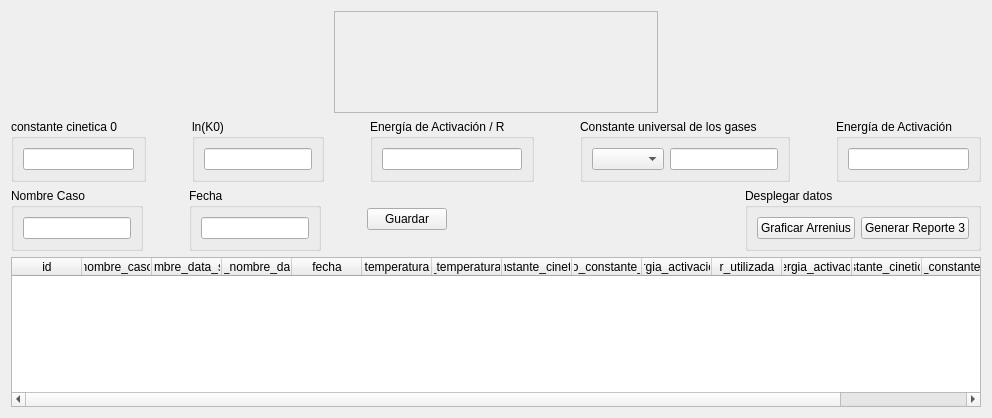
            <widget class="QWidget" name="a_tab">
             <attribute name="title">
              <string>Arrhenius</string>
             </attribute>
             <layout class="QVBoxLayout" name="verticalLayout_17">
              <item>
               <layout class="QHBoxLayout" name="horizontalLayout_24">
                <item>
                 <spacer name="horizontalSpacer_17">
                  <property name="orientation">
                   <enum>Qt::Horizontal</enum>
                  </property>
                  <property name="sizeHint" stdset="0">
                   <size>
                    <width>40</width>
                    <height>20</height>
                   </size>
                  </property>
                 </spacer>
                </item>
                <item>
                 <widget class="QFrame" name="frame">
                  <property name="frameShape">
                   <enum>QFrame::StyledPanel</enum>
                  </property>
                  <property name="frameShadow">
                   <enum>QFrame::Raised</enum>
                  </property>
                  <layout class="QVBoxLayout" name="verticalLayout_8">
                   <property name="spacing">
                    <number>0</number>
                   </property>
                   <property name="leftMargin">
                    <number>0</number>
                   </property>
                   <property name="topMargin">
                    <number>0</number>
                   </property>
                   <property name="rightMargin">
                    <number>0</number>
                   </property>
                   <property name="bottomMargin">
                    <number>0</number>
                   </property>
                   <item>
                    <spacer name="verticalSpacer_8">
                     <property name="orientation">
                      <enum>Qt::Vertical</enum>
                     </property>
                     <property name="sizeHint" stdset="0">
                      <size>
                       <width>20</width>
                       <height>40</height>
                      </size>
                     </property>
                    </spacer>
                   </item>
                   <item>
                    <layout class="QHBoxLayout" name="horizontalLayout_25">
                     <item>
                      <spacer name="horizontalSpacer_9">
                       <property name="orientation">
                        <enum>Qt::Horizontal</enum>
                       </property>
                       <property name="sizeHint" stdset="0">
                        <size>
                         <width>40</width>
                         <height>20</height>
                        </size>
                       </property>
                      </spacer>
                     </item>
                     <item>
                      <layout class="QVBoxLayout" name="vista_grafica_arrhenius"/>
                     </item>
                     <item>
                      <spacer name="horizontalSpacer_18">
                       <property name="orientation">
                        <enum>Qt::Horizontal</enum>
                       </property>
                       <property name="sizeHint" stdset="0">
                        <size>
                         <width>40</width>
                         <height>20</height>
                        </size>
                       </property>
                      </spacer>
                     </item>
                     <item>
                      <layout class="QVBoxLayout" name="vista_tabla_df"/>
                     </item>
                     <item>
                      <spacer name="horizontalSpacer_19">
                       <property name="orientation">
                        <enum>Qt::Horizontal</enum>
                       </property>
                       <property name="sizeHint" stdset="0">
                        <size>
                         <width>40</width>
                         <height>20</height>
                        </size>
                       </property>
                      </spacer>
                     </item>
                    </layout>
                   </item>
                   <item>
                    <spacer name="verticalSpacer_10">
                     <property name="orientation">
                      <enum>Qt::Vertical</enum>
                     </property>
                     <property name="sizeHint" stdset="0">
                      <size>
                       <width>20</width>
                       <height>40</height>
                      </size>
                     </property>
                    </spacer>
                   </item>
                  </layout>
                 </widget>
                </item>
                <item>
                 <spacer name="horizontalSpacer_16">
                  <property name="orientation">
                   <enum>Qt::Horizontal</enum>
                  </property>
                  <property name="sizeHint" stdset="0">
                   <size>
                    <width>40</width>
                    <height>20</height>
                   </size>
                  </property>
                 </spacer>
                </item>
               </layout>
              </item>
              <item>
               <layout class="QHBoxLayout" name="horizontalLayout_13">
                <item>
                 <widget class="QGroupBox" name="groupBox_14">
                  <property name="title">
                   <string>constante cinetica 0</string>
                  </property>
                  <layout class="QHBoxLayout" name="horizontalLayout_14">
                   <item>
                    <widget class="QLineEdit" name="k_0_calculado">
                     <property name="tabletTracking">
                      <bool>false</bool>
                     </property>
                     <property name="contextMenuPolicy">
                      <enum>Qt::DefaultContextMenu</enum>
                     </property>
                     <property name="toolTip">
                      <string extracomment="comentario aquí"/>
                     </property>
                     <property name="statusTip">
                      <string extracomment="cometario 2 aquí"/>
                     </property>
                     <property name="whatsThis">
                      <string extracomment="cometario 3 aquí"/>
                     </property>
                     <property name="text">
                      <string/>
                     </property>
                    </widget>
                   </item>
                  </layout>
                 </widget>
                </item>
                <item>
                 <spacer name="horizontalSpacer_20">
                  <property name="orientation">
                   <enum>Qt::Horizontal</enum>
                  </property>
                  <property name="sizeHint" stdset="0">
                   <size>
                    <width>40</width>
                    <height>20</height>
                   </size>
                  </property>
                 </spacer>
                </item>
                <item>
                 <widget class="QGroupBox" name="groupBox_15">
                  <property name="title">
                   <string>ln(K0)</string>
                  </property>
                  <layout class="QHBoxLayout" name="horizontalLayout_15">
                   <item>
                    <widget class="QLineEdit" name="ln_k_0_calculado">
                     <property name="tabletTracking">
                      <bool>false</bool>
                     </property>
                     <property name="contextMenuPolicy">
                      <enum>Qt::DefaultContextMenu</enum>
                     </property>
                     <property name="toolTip">
                      <string extracomment="comentario aquí"/>
                     </property>
                     <property name="statusTip">
                      <string extracomment="cometario 2 aquí"/>
                     </property>
                     <property name="whatsThis">
                      <string extracomment="cometario 3 aquí"/>
                     </property>
                     <property name="text">
                      <string/>
                     </property>
                    </widget>
                   </item>
                  </layout>
                 </widget>
                </item>
                <item>
                 <spacer name="horizontalSpacer_21">
                  <property name="orientation">
                   <enum>Qt::Horizontal</enum>
                  </property>
                  <property name="sizeHint" stdset="0">
                   <size>
                    <width>40</width>
                    <height>20</height>
                   </size>
                  </property>
                 </spacer>
                </item>
                <item>
                 <widget class="QGroupBox" name="groupBox_13">
                  <property name="title">
                   <string>Energía de Activación / R</string>
                  </property>
                  <layout class="QHBoxLayout" name="horizontalLayout_16">
                   <item>
                    <widget class="QLineEdit" name="ea_r_final">
                     <property name="tabletTracking">
                      <bool>false</bool>
                     </property>
                     <property name="contextMenuPolicy">
                      <enum>Qt::DefaultContextMenu</enum>
                     </property>
                     <property name="toolTip">
                      <string extracomment="comentario aquí"/>
                     </property>
                     <property name="statusTip">
                      <string extracomment="cometario 2 aquí"/>
                     </property>
                     <property name="whatsThis">
                      <string extracomment="cometario 3 aquí"/>
                     </property>
                     <property name="text">
                      <string/>
                     </property>
                    </widget>
                   </item>
                  </layout>
                 </widget>
                </item>
                <item>
                 <spacer name="horizontalSpacer_22">
                  <property name="orientation">
                   <enum>Qt::Horizontal</enum>
                  </property>
                  <property name="sizeHint" stdset="0">
                   <size>
                    <width>40</width>
                    <height>20</height>
                   </size>
                  </property>
                 </spacer>
                </item>
                <item>
                 <widget class="QGroupBox" name="groupBox_22">
                  <property name="title">
                   <string>Constante universal de los gases</string>
                  </property>
                  <layout class="QHBoxLayout" name="horizontalLayout_71">
                   <item>
                    <widget class="QComboBox" name="r_box"/>
                   </item>
                   <item>
                    <widget class="QLineEdit" name="r_edit">
                     <property name="text">
                      <string/>
                     </property>
                    </widget>
                   </item>
                  </layout>
                 </widget>
                </item>
                <item>
                 <spacer name="horizontalSpacer_23">
                  <property name="orientation">
                   <enum>Qt::Horizontal</enum>
                  </property>
                  <property name="sizeHint" stdset="0">
                   <size>
                    <width>40</width>
                    <height>20</height>
                   </size>
                  </property>
                 </spacer>
                </item>
                <item>
                 <widget class="QGroupBox" name="groupBox_23">
                  <property name="title">
                   <string>Energía de Activación</string>
                  </property>
                  <layout class="QHBoxLayout" name="horizontalLayout_26">
                   <item>
                    <widget class="QLineEdit" name="ea_final">
                     <property name="tabletTracking">
                      <bool>false</bool>
                     </property>
                     <property name="contextMenuPolicy">
                      <enum>Qt::DefaultContextMenu</enum>
                     </property>
                     <property name="toolTip">
                      <string extracomment="comentario aquí"/>
                     </property>
                     <property name="statusTip">
                      <string extracomment="cometario 2 aquí"/>
                     </property>
                     <property name="whatsThis">
                      <string extracomment="cometario 3 aquí"/>
                     </property>
                     <property name="text">
                      <string/>
                     </property>
                    </widget>
                   </item>
                  </layout>
                 </widget>
                </item>
               </layout>
              </item>
              <item>
               <layout class="QHBoxLayout" name="horizontalLayout_23">
                <item>
                 <layout class="QHBoxLayout" name="horizontalLayout_21">
                  <item>
                   <widget class="QGroupBox" name="groupBox_18">
                    <property name="title">
                     <string>Nombre Caso</string>
                    </property>
                    <layout class="QHBoxLayout" name="horizontalLayout_27">
                     <item>
                      <widget class="QLineEdit" name="nombre_caso_a_edit"/>
                     </item>
                    </layout>
                   </widget>
                  </item>
                  <item>
                   <spacer name="horizontalSpacer_24">
                    <property name="orientation">
                     <enum>Qt::Horizontal</enum>
                    </property>
                    <property name="sizeHint" stdset="0">
                     <size>
                      <width>40</width>
                      <height>20</height>
                     </size>
                    </property>
                   </spacer>
                  </item>
                  <item>
                   <widget class="QGroupBox" name="groupBox_35">
                    <property name="title">
                     <string>Fecha</string>
                    </property>
                    <layout class="QVBoxLayout" name="verticalLayout_60">
                     <item>
                      <widget class="QLineEdit" name="fecha_edit"/>
                     </item>
                    </layout>
                   </widget>
                  </item>
                  <item>
                   <spacer name="horizontalSpacer_25">
                    <property name="orientation">
                     <enum>Qt::Horizontal</enum>
                    </property>
                    <property name="sizeHint" stdset="0">
                     <size>
                      <width>40</width>
                      <height>20</height>
                     </size>
                    </property>
                   </spacer>
                  </item>
                  <item>
                   <widget class="QPushButton" name="agregar_a_btn">
                    <property name="text">
                     <string>Guardar</string>
                    </property>
                   </widget>
                  </item>
                 </layout>
                </item>
                <item>
                 <spacer name="horizontalSpacer_15">
                  <property name="orientation">
                   <enum>Qt::Horizontal</enum>
                  </property>
                  <property name="sizeHint" stdset="0">
                   <size>
                    <width>40</width>
                    <height>20</height>
                   </size>
                  </property>
                 </spacer>
                </item>
                <item>
                 <widget class="QGroupBox" name="groupBox_19">
                  <property name="title">
                   <string>Desplegar datos</string>
                  </property>
                  <layout class="QHBoxLayout" name="horizontalLayout_22">
                   <item>
                    <widget class="QPushButton" name="graficar_arrhenius">
                     <property name="text">
                      <string>Graficar Arrenius</string>
                     </property>
                    </widget>
                   </item>
                   <item>
                    <widget class="QPushButton" name="rep3">
                     <property name="text">
                      <string>Generar Reporte 3</string>
                     </property>
                    </widget>
                   </item>
                  </layout>
                 </widget>
                </item>
               </layout>
              </item>
              <item>
               <widget class="QTableWidget" name="datos_salida_arrhenius_tabla">
                <property name="minimumSize">
                 <size>
                  <width>0</width>
                  <height>150</height>
                 </size>
                </property>
                <property name="maximumSize">
                 <size>
                  <width>16777215</width>
                  <height>150</height>
                 </size>
                </property>
                <property name="focusPolicy">
                 <enum>Qt::NoFocus</enum>
                </property>
                <property name="showGrid">
                 <bool>false</bool>
                </property>
                <attribute name="horizontalHeaderMinimumSectionSize">
                 <number>50</number>
                </attribute>
                <attribute name="horizontalHeaderDefaultSectionSize">
                 <number>70</number>
                </attribute>
                <attribute name="horizontalHeaderStretchLastSection">
                 <bool>true</bool>
                </attribute>
                <attribute name="verticalHeaderVisible">
                 <bool>false</bool>
                </attribute>
                <column>
                 <property name="text">
                  <string>id</string>
                 </property>
                </column>
                <column>
                 <property name="text">
                  <string>nombre_caso</string>
                 </property>
                </column>
                <column>
                 <property name="text">
                  <string>id_nombre_data_salida</string>
                 </property>
                </column>
                <column>
                 <property name="text">
                  <string>id_nombre_data</string>
                 </property>
                </column>
                <column>
                 <property name="text">
                  <string>fecha</string>
                 </property>
                </column>
                <column>
                 <property name="text">
                  <string>temperatura</string>
                 </property>
                </column>
                <column>
                 <property name="text">
                  <string>reciproco_temperatura_absoluta</string>
                 </property>
                </column>
                <column>
                 <property name="text">
                  <string>constante_cinetica</string>
                 </property>
                </column>
                <column>
                 <property name="text">
                  <string>logaritmo_constante_cinetica</string>
                 </property>
                </column>
                <column>
                 <property name="text">
                  <string>energia_activacion_r</string>
                 </property>
                </column>
                <column>
                 <property name="text">
                  <string>r_utilizada</string>
                 </property>
                </column>
                <column>
                 <property name="text">
                  <string>energia_activacion</string>
                 </property>
                </column>
                <column>
                 <property name="text">
                  <string>constante_cinetica_0</string>
                 </property>
                </column>
                <column>
                 <property name="text">
                  <string>logaritmo_constante_cinetica_0</string>
                 </property>
                </column>
                <column>
                 <property name="text">
                  <string>detalles</string>
                 </property>
                </column>
               </widget>
              </item>
             </layout>
            </widget>
